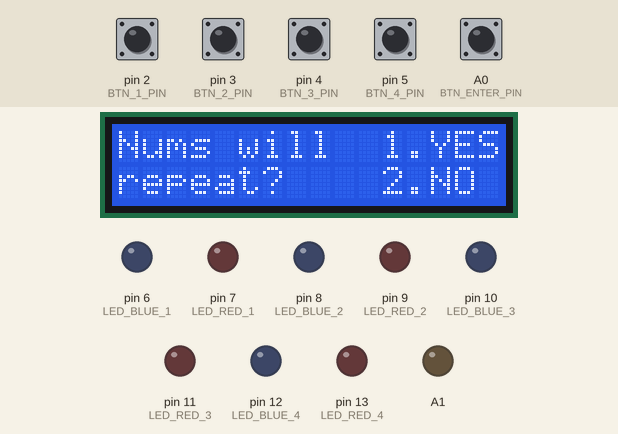
This sketch was run on a simulated Arduino Uno, built with avr-gcc and run on an emulated ATmega328P. Parts: 16×2 character LCD, output pins drawn as LEDs (lit = HIGH). The inputs (shaded band) are chosen by the test bench; at power-on: A0 (BTN_ENTER_PIN), pin 2 (BTN_1_PIN), pin 3 (BTN_2_PIN), pin 4 (BTN_3_PIN), pin 5 (BTN_4_PIN) LOW. Random numbers use the default seed unless the sketch sets one; what the sketch prints to the serial monitor is not drawn.

Above: at 4.9 s.
5.0 s: pin 2 (BTN_1_PIN) pulled HIGH for 0.15 s
At 5.8 s:
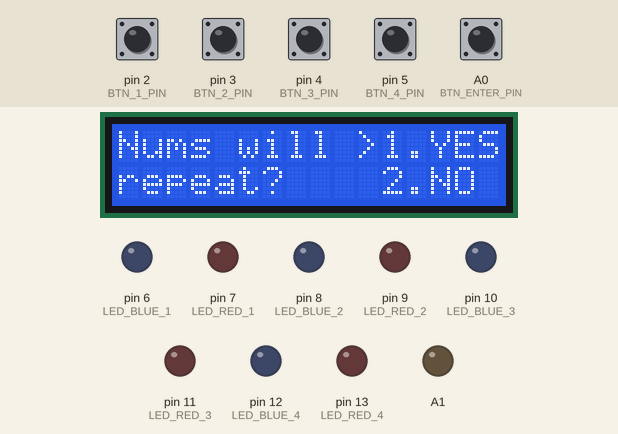
6.6 s: A0 (BTN_ENTER_PIN) pulled HIGH for 0.15 s
At 6.71 s:
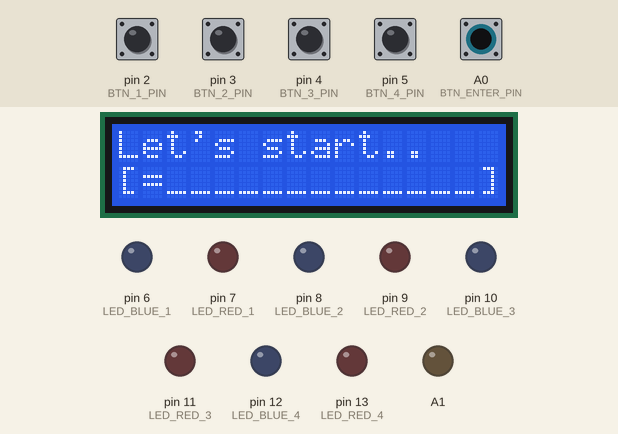
7.3 s: pin 3 (BTN_2_PIN) pulled HIGH for 3.2 s
At 11.2 s:
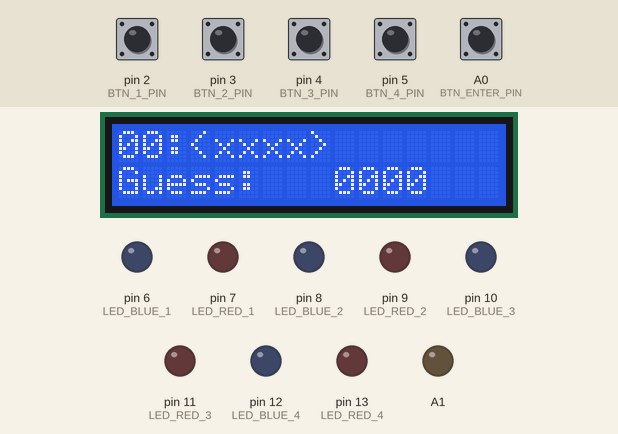
12.0 s: A0 (BTN_ENTER_PIN) pulled HIGH for 0.15 s
At 12.7 s:
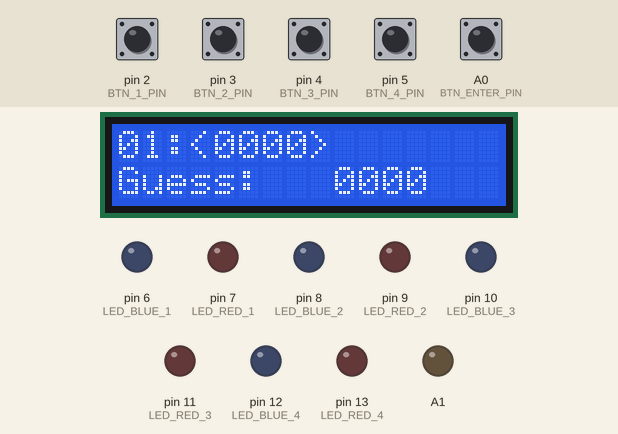
13.6 s: pin 2 (BTN_1_PIN) pulled HIGH for 0.15 s
At 14.4 s:
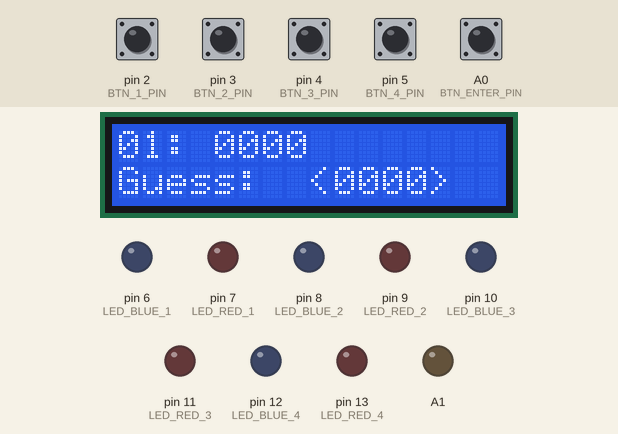
15.2 s: pin 4 (BTN_3_PIN) pulled HIGH for 1 s
At 15.8 s:
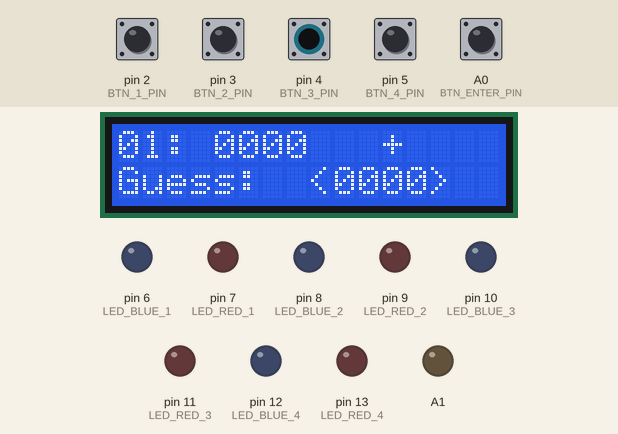
Timing chart, 0 to 18.2 s (numbered marks = the images above; inputs shaded):
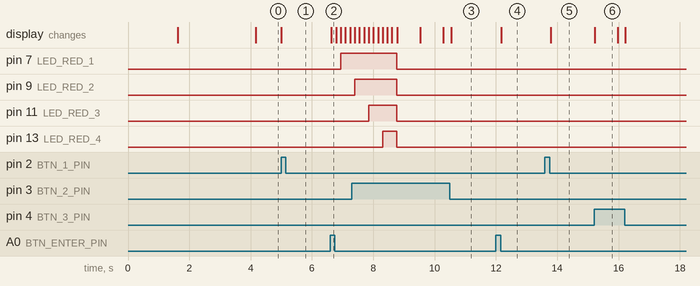

The sketch:

ps6.ino
```cpp
#include "lcd_wrapper.h"
#include "mastermind.h"
#include "game.h"

int main(){
  init();

  init_pins();

  //setup
  lcd_init();
  Serial.begin(9600);

  //loop
  start_title();
  do{
    bool is_repeat = ask_player("Nums will\nrepeat?");
    char* code = generate_code(is_repeat, 4);
    Serial.println(code);
    play_game(code);
    free(code);
  } while(ask_player("Play\nagain?"));

  lcd_print_at(0, 0, "See you later!");
  delay(1000);
  lcd_clear();
  return 0;
}
```

button.cpp
```cpp
#include <Arduino.h>
#include "button.h"
#include "mastermind.h"


void reset_parent_button(BUTTON** buttons);
void set_parent_button(BUTTON** buttons, const int index);
BUTTON_STATE check_push(BUTTON** buttons, const int index, long* current_time);
BUTTON_STATE check_unpushed(BUTTON** buttons, const int index);
BUTTON_STATE check_press(BUTTON** buttons, const int index, const long current_time, const int duration);
BUTTON_STATE check_unpressed(BUTTON** buttons, const int index, const int duration);


void reset_parent_button(BUTTON** buttons){
  for(int i = 1; i <= 4; i++){
    (*buttons)[i].mode = STANDART;
  }
}


void set_parent_button(BUTTON** buttons, const int index){
  if((*buttons)[index].mode == CHILD){
    return;
  }

  (*buttons)[index].mode = PARENT;
  for(int i = 1; i <= 4; i++){
    if(i == index){
      continue;
    }
    (*buttons)[i].mode = CHILD;
  }
}


BUTTON_STATE check_push(BUTTON** buttons, const int index, long* current_time){
  *current_time = millis();
  if(digitalRead((*buttons)[index].pin) && (*buttons)[index].state == UNPUSHED){
    (*buttons)[index].state = PUSHED;
    (*buttons)[index].push_time = *current_time;
    set_parent_button(buttons, index);
    return PUSHED;
  }
  return NONE;
}


BUTTON_STATE check_unpushed(BUTTON** buttons, const int index){
  if(!digitalRead((*buttons)[index].pin) && (*buttons)[index].state == PUSHED){
    (*buttons)[index].state = UNPUSHED;
    reset_parent_button(buttons);
    return UNPUSHED;
  }
  return NONE;
}


BUTTON_STATE check_press(BUTTON** buttons, const int index, const long current_time, const int duration){
  if((*buttons)[index].state == (PUSHED + duration) && current_time - (*buttons)[index].push_time >= (PRESS_DELAY * (duration + 1))){
    (*buttons)[index].state = PRESS_1 + duration;
    return PRESS_1 + duration;
  }
  return NONE;
}


BUTTON_STATE check_unpressed(BUTTON** buttons, const int index, const int duration){
  if(!digitalRead((*buttons)[index].pin) && (*buttons)[index].state == PRESS_1 + duration){
    (*buttons)[index].state = UNPUSHED;
    reset_parent_button(buttons);
    return UNPRESSED_1 + duration;
  }
  return NONE;
}


BUTTON* create_answer_buttons(){
  BUTTON* buttons = calloc(3, sizeof(BUTTON));
  buttons[0].pin = BTN_ENTER_PIN;
  buttons[1].pin = BTN_1_PIN;
  buttons[2].pin = BTN_2_PIN;
  return buttons;
}


BUTTON_STATE input_button(BUTTON** buttons, const int index){
  long current_time;
  if(check_push(buttons, index, &current_time) != NONE){
    return PUSHED;
  }
  else if(check_unpushed(buttons, index) != NONE){
    return UNPUSHED;
  }
  else{
    for(int duration = 0; duration < BUTTON_DURATION; duration++){
      if(check_press(buttons, index, current_time, duration) != NONE){
        return PRESS_1 + duration;
      }
      else if(check_unpressed(buttons, index, duration) != NONE){
        return UNPRESSED_1 + duration;
      }
    }
  }
  return NONE;
}
```

button.h
```cpp
#define PRESS_DELAY 750
#define BUTTON_DURATION 2

enum BUTTON_MODE{
  STANDART,
  CHILD,
  PARENT
};

enum BUTTON_STATE{
  UNPUSHED,
  UNPRESSED_1,
  UNPRESSED_2,
  PUSHED,
  PRESS_1,
  PRESS_2,
  NONE
};

struct BUTTON{
  int pin;
  BUTTON_STATE state;
  BUTTON_MODE mode;
  long push_time;
};

BUTTON_STATE input_button(BUTTON** buttons, const int index);
BUTTON* create_answer_buttons();
```

game.cpp
```cpp
#include <Arduino.h>
#include "game.h"
#include "mastermind.h"
#include "history.h"
#include "lcd_wrapper.h"


bool check_win(const char* secret, const char* guess);
void set_guess(struct GAME* game, const char* secret);
void check_history(struct GAME* game, const char* secret);
void reset_guess(struct GAME* game);


void check_history(struct GAME* game, const char* secret){
  lcd_print_at(3, 0, "<");
  lcd_print_at(8, 0, ">");
  set_try_from_history(game);
  if(input_button(&game->buttons, 1) == UNPUSHED){
    lcd_print_at(3, 0, " ");
    lcd_print_at(8, 0, "  ");
    game->mode = SET_GUESS;
  }
}


void set_guess(struct GAME* game, const char* secret){
  lcd_print_at(8, 1, "<");
  lcd_print_at(13, 1, ">");
  for(int i = 0; i < 4; i++){
    if(game->buttons[i + 1].mode == CHILD){
      continue;
    }
    switch(input_button(&game->buttons, i + 1)){
    case PRESS_1:
      game->guess_mode *= -1;
    case PUSHED:
      lcd_set_cursor(9 + i, 0);
      switch(game->guess_mode){
      case 1: lcd_print("+"); break;
      case -1: lcd_print("-"); break;
      }
      break;
    case UNPUSHED:
      game->guess[i] += game->guess_mode;
    case UNPRESSED_1:
      lcd_print_at(9, 0, "    ");
      break;
    case PRESS_2:
      game->guess_mode *= -1;
      lcd_print_at(9 + i, 0, "*");
      break;
    case UNPRESSED_2:
      lcd_print_at(9 + i, 0, " ");
      game->mode = CHECK_HISTORY;
      lcd_print_at(8, 1, " ");
      lcd_print_at(13, 1, " ");
      break;
    }
  }
}


void init_pins(){
  pinMode(BTN_1_PIN, INPUT);
  pinMode(BTN_2_PIN, INPUT);
  pinMode(BTN_3_PIN, INPUT);
  pinMode(BTN_4_PIN, INPUT);
  pinMode(BTN_ENTER_PIN, INPUT);

  pinMode(LED_BLUE_1, OUTPUT);
  pinMode(LED_BLUE_2, OUTPUT);
  pinMode(LED_BLUE_3, OUTPUT);
  pinMode(LED_BLUE_4, OUTPUT);
  pinMode(LED_RED_1, OUTPUT);
  pinMode(LED_RED_2, OUTPUT);
  pinMode(LED_RED_3, OUTPUT);
  pinMode(LED_RED_4, OUTPUT);

  pinMode(A1, OUTPUT);
}


void game_buttons_logic(struct GAME* game, const char* secret){
  switch(game->mode){
  case SET_GUESS: set_guess(game, secret); break;
  case CHECK_HISTORY: check_history(game, secret); break;
  }
}


bool ask_player(const char* text){
  lcd_clear();
  lcd_printf(text);
  lcd_print_at(11, 0, "1.YES");
  lcd_print_at(11, 1, "2.NO");
  BUTTON* buttons = create_answer_buttons();
  bool answer = true;
  bool any_push = false;
  while(true){
    if(input_button(&buttons, 1) == PUSHED){
      answer = true;
      any_push = true;
      lcd_print_at(10, 0, ">");
      lcd_print_at(10, 1, " ");
    }
    if(input_button(&buttons, 2) == PUSHED){
      answer = false;
      any_push = true;
      lcd_print_at(10, 0, " ");
      lcd_print_at(10, 1, ">");
    }
    if(input_button(&buttons, 0) == PUSHED && any_push){
      break;
    }
  }
  lcd_clear();
  free(buttons);
  return answer;
}


void reset_guess(struct GAME* game){
  for(int i = 0; i < 4; i++) {
    game->guess[i] = '0';
  }
}


void enter_button_logic(struct GAME* game, const char* secret){
  switch(input_button(&game->buttons, 0)){
  case UNPUSHED:
    save_guess_in_history(game);
    check_game_state(game, secret);
    reset_guess(game);
    break;
  case PRESS_2:
    save_guess_in_history(game);
    check_game_state(game, secret);
    game->state = (game->state != WIN) ? LOSE : WIN;
    break;
  }
}


bool check_win(const char* secret, const char* guess){
  for(int i = 0; i < 4; i++){
    if(secret[i] != guess[i]){
      return false;
    }
  }
  return true;
}


void check_guess_limits(struct GAME* game){
  for(int i = 0; i < 4; i++){
    game->guess[i] = (game->guess[i] > '9') ? '0' : game->guess[i];
    game->guess[i] = (game->guess[i] < '0') ? '9' : game->guess[i];
  }
}

struct GAME* create_game(){
  struct GAME* game = calloc(1, sizeof(struct GAME));
  game->guess = calloc(5, sizeof(char));
  for(int i = 0; i < 4; i++){
    game->guess[i] = '0';
  }

  game->history = calloc(10, sizeof(char*));
  game->try_check = 0;
  game->try_current = 0;
  game->buttons = calloc(5, sizeof(BUTTON));
  game->guess_mode = 1;

  game->buttons[0].pin = BTN_ENTER_PIN;
  game->buttons[1].pin = BTN_1_PIN;
  game->buttons[2].pin = BTN_2_PIN;
  game->buttons[3].pin = BTN_3_PIN;
  game->buttons[4].pin = BTN_4_PIN;

  game->state = PLAYING;
  return game;
}


void destroy_game(struct GAME* game){
  free(game->guess);
  for(int i = 0; i < 10; i++){
    if(game->history[i] != NULL){
      free(game->history[i]);
    }
  }
  free(game->history);
  free(game->buttons);
  free(game);
}


void check_game_state(struct GAME* game, const char* secret){
  if(check_win(secret, game->guess)){
    game->state = WIN;
  }
  else if(game->try_current >= 10){
    game->state = LOSE;
  }
}
```

game.h
```cpp
#include "button.h"
#include "render.h"


enum GAME_STATE{
  PLAYING,
  LOSE,
  WIN
};


enum GAME_MODE{
  SET_GUESS,
  CHECK_HISTORY
};


struct GAME{
  int guess_mode;
  char* guess;
  char** history;
  int try_check;
  int try_current;
  BUTTON* buttons;
  GAME_STATE state;
  GAME_MODE mode;
};


void init_pins();
bool ask_player(const char* text);
void game_buttons_logic(struct GAME* game, const char* secret);
void enter_button_logic(struct GAME* game, const char* secret);
void check_guess_limits(struct GAME* game);
struct GAME* create_game();
void destroy_game(struct GAME* game);
void check_game_state(struct GAME* game, const char* secret);
```

history.cpp
```cpp
#include <Arduino.h>
#include "lcd_wrapper.h"
#include "mastermind.h"
#include "history.h"
#include "game.h"


void check_back_move(struct GAME* game);
void check_forward_move(struct GAME* game);
void check_copy_history(struct GAME* game);


void look_at_history(struct GAME* game, const char* secret){
  lcd_print_at(0, 1, "Your history..");
  lcd_print_at(9, 0, "[    ]");
  lcd_print_at(10, 0, secret);
  while(input_button(&game->buttons, 0) != UNPUSHED){
    set_try_from_history(game);
    render_history(secret, game->history, game->try_check);
  }
  lcd_clear();
  turn_off_leds();
}


void save_guess_in_history(struct GAME* game){
  game->history[game->try_current] = calloc(5, sizeof(char));
  for(int i = 0; i < 4; i++){
    game->history[game->try_current][i] = game->guess[i];
  }
  game->try_check = game->try_current;
  game->try_current++;
}

void set_try_from_history(struct GAME* game){
  check_back_move(game);
  check_forward_move(game);
  check_copy_history(game);
}


void check_copy_history(struct GAME* game){
  if(input_button(&game->buttons, 4) == PUSHED && game->try_current > 0){
    for(int i = 0; i < strlen(game->guess); i++){
      game->guess[i] = game->history[game->try_check][i];
    }
  }
}


void check_forward_move(struct GAME* game){
  if(input_button(&game->buttons, 3) == PUSHED && game->try_check < game->try_current - 1){
    game->try_check++;
  }
}


void check_back_move(struct GAME* game){
  if(input_button(&game->buttons, 2) == PUSHED && game->try_check > 0){
    game->try_check--;
  }
}
```

history.h
```cpp
void look_at_history(struct GAME* game, const char* secret);
void set_try_from_history(struct GAME* game);
void save_guess_in_history(struct GAME* game);
```

mastermind.cpp
```cpp
#include <Arduino.h>
#include "mastermind.h"
#include "lcd_wrapper.h"
#include "history.h"
#include "game.h"
#include "render.h"


void play_game(char* secret){
  lcd_clear();
  start_loading();
  struct GAME* game = create_game();

  while(game->state == PLAYING){
    game_buttons_logic(game, secret);
    check_guess_limits(game);
    print_ui(game, secret);
    enter_button_logic(game, secret);
  }
  lcd_clear();
  show_game_result(game);
  lcd_clear();
  game->try_check = 0;
  look_at_history(game, secret);
  destroy_game(game);
}


char* generate_code(bool repeat, int length){
   randomSeed(analogRead(A2));

   if(length < 1){
      return NULL;
   }

   if(!repeat && length > 10){
      return NULL;
   }

   char* code = (char*)calloc(length + 1, sizeof(char));

   for(int i = 0; i < length; i++){
      char let;
      do {
         let = (char)(random((int)'0', (int)'9' + 1));
      } while(!repeat && strchr(code, let));
      code[i] = let;
   }

   return code;
}


void get_score(const char* secret, const char* guess, int* peg_a, int* peg_b){
  bool mask[] = {true, true, true, true};
  *peg_a = 0;
  *peg_b = 0;
  for(size_t i = 0; i < strlen(guess); i++){
    if(guess[i] == secret[i]){
      (*peg_a)++;
      mask[i] = false;
    }
  }

  for(size_t i = 0; i < strlen(guess); i++){
    for(size_t j = 0; j < strlen(guess); j++){
      if(mask[j] && guess[i] == secret[j]){
      	mask[j] = false;
        (*peg_b)++;
      }
    }
  }
}


void render_leds(const int peg_a, const int peg_b){
  turn_off_leds();
  switch (peg_a){
  case 4: digitalWrite(LED_RED_4, 1);
  case 3: digitalWrite(LED_RED_3, 1);
  case 2: digitalWrite(LED_RED_2, 1);
  case 1: digitalWrite(LED_RED_1, 1);
  }

  if(peg_b > 0){
    int shift_b = 1 + peg_a;

    switch(shift_b){
    case 1:
      if(peg_a + peg_b >= 1) digitalWrite(LED_BLUE_1, 1);
    case 2:
      if(peg_a + peg_b >= 2) digitalWrite(LED_BLUE_2, 1);
    case 3:
      if(peg_a + peg_b >= 3) digitalWrite(LED_BLUE_3, 1);
    case 4:
      if(peg_a + peg_b == 4) digitalWrite(LED_BLUE_4, 1);
    }
  }
}


void turn_off_leds(){
   digitalWrite(LED_RED_1, 0);
   digitalWrite(LED_RED_2, 0);
   digitalWrite(LED_RED_3, 0);
   digitalWrite(LED_RED_4, 0);
   digitalWrite(LED_BLUE_1, 0);
   digitalWrite(LED_BLUE_2, 0);
   digitalWrite(LED_BLUE_3, 0);
   digitalWrite(LED_BLUE_4, 0);
}


void render_history(char* secret, char** history, const int entry_nr){
  lcd_set_cursor(0, 0);
  switch(entry_nr) {
  case 0: lcd_print("01:"); break;
  case 1: lcd_print("02:"); break;
  case 2: lcd_print("03:"); break;
  case 3: lcd_print("04:"); break;
  case 4: lcd_print("05:"); break;
  case 5: lcd_print("06:"); break;
  case 6: lcd_print("07:"); break;
  case 7: lcd_print("08:"); break;
  case 8: lcd_print("09:"); break;
  case 9: lcd_print("10:"); break;
  }
  lcd_print_at(4, 0, history[entry_nr]);
  int peg_a;
  int peg_b;
  get_score(secret, history[entry_nr], &peg_a, &peg_b);
  turn_off_leds();
  render_leds(peg_a, peg_b);
}
```

mastermind.h
```cpp
#ifndef _MASTERMIND_H
#define _MASTERMIND_H

#define BTN_1_PIN       2
#define BTN_2_PIN       3
#define BTN_3_PIN       4
#define BTN_4_PIN       5
#define BTN_ENTER_PIN   A0

#define LED_BLUE_1      6
#define LED_RED_1       7
#define LED_BLUE_2      8
#define LED_RED_2       9
#define LED_BLUE_3      10
#define LED_RED_3       11
#define LED_BLUE_4      12
#define LED_RED_4       13


/**
 * Generate secret code
 *
 * Generates secret code, which consists from digits only as a string.
 * No two digits in the code combination can be same! Only if the repeat
 * parameter is set to true.
 * The length of generated code is set by the parameter length. If the given
 * parameter is less than 1, function will generate no code and returns NULL.
 * @param repeat if set to true, numbers in the generated code can repeat
 * @param length the length of the code
 * @return Pointer to the random generated code as string of given length. If length param is less than 1, return NULL.
 */
char* generate_code(bool repeat, int length);


/**
 * Game loop
 *
 * This is the main game loop. Function is called with the secret combination and
 * ends, when the combination is found or when the player runs out of the attempts.
 * @param secret reference to the secret combination
 */
void play_game(char* secret);


/**
 * Renders the RGB leds based on the guessed combination
 *
 * Lights up RGB leds with propper colors based on the current guessed combination.
 * Red color is for guessed number on correct position and blue number is for
 * guessed number on incorrect posititoin.
 * @param peg_a number of guessed digits on correct position
 * @param peg_b number of guessed digits on incorrect position
 */
void render_leds(const int peg_a, const int peg_b);


/**
 * Turns all RGB leds off
 */
void turn_off_leds();


/**
 * Renders history
 *
 * Renders line of a history defined by the parameter entry_nr on the display.
 * @param secret reference to the secret combination
 * @param history list (array) of history entries
 * @param entry_nr index of history entry to render
 */
void render_history(char* secret, char** history, const int entry_nr);


/**
 * Returns score for the given guess
 *
 * @param secret the pointer to the secret code
 * @param guess the pointer to the current guess
 * @param peg_a output parameter to get number of As for current guess
 * * @param peg_b output parameter to get number of Bs for current guess
 */
void get_score(const char* secret, const char* guess, int* peg_a, int* peg_b);
#endif
```

render.h
```cpp
void start_title();
void render_lose_leds();
void render_win_leds();
void print_ui(struct GAME* game, const char* secret);
void start_loading();
void show_game_result(struct GAME* game);
void lcd_printf(const char* text);
```

lcd_wrapper.cpp
```cpp
#include <Arduino.h>
#include <LiquidCrystal_I2C.h>
#include "lcd_wrapper.h"


LiquidCrystal_I2C lcd(0x27, 16, 2);


void lcd_init(){
   lcd.init();
   lcd.backlight();
}

void lcd_clear(){
   lcd.clear();
}


void lcd_set_cursor(int y, int x){
   lcd.setCursor(y, x);
}


void lcd_print(char* text){
    lcd.print(text);
}


void lcd_print_at(int y, int x, char* text){
    lcd_set_cursor(y, x);
    lcd_print(text);
}
```

lcd_wrapper.h
```cpp
#ifndef _LCD_H
#define _LCD_H

/**
 * Initialize LCD
 *
 * Everything you need to initialize your LCD display, place here.
 * This function should be called in function setup().
 */
void lcd_init();


/**
 * Clears the LCD display
 *
 * Clears content of the LCD display. After the call is display empty.
 */
void lcd_clear();


/**
 * Set cursor to given posititon
 *
 * Sets cursor to given position based on y and x coordinates.
 * @param y the row
 * @param x the column
 */
void lcd_set_cursor(int y, int x);


/**
 * Print text on LCD display
 *
 * Prints the givent text on the display on the current
 * cursor position.
 * @param text the text to print
 */
void lcd_print(char* text);


/**
 * Set cursor to given positition and print text
 *
 * Sets the cursor to given position based on y and x coorindates
 * and then prints the given text.
 * @param y the row
 * @param x the column
 * @param text the text to print
 */
void lcd_print_at(int y, int x, char* text);

#endif
```

Source omitted: render.cpp (2485 bytes)

Measured:
- after the input at 5.0 s, the display: changes at once (image 1)
- after the input at 6.6 s, pin 7 (LED_RED_1): LOW → HIGH after 0.34 s; the display: changes at once (image 2)
- after the input at 12.0 s, the display: changes after 0.18 s (image 4)
- after the input at 13.6 s, the display: changes after 0.19 s (image 5)
- after the input at 15.2 s, the display: changes at once (image 6)
